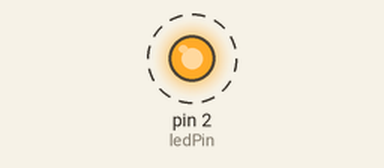
Simulated run of this sketch. Board: Arduino Uno, built with avr-gcc and run on an emulated ATmega328P. Shown: output pins drawn as LEDs (lit = HIGH). Dashed ring = blinking.

Above: at 0.5 s.
Timing chart, 0 to 4.6 s (numbered marks = the images above):
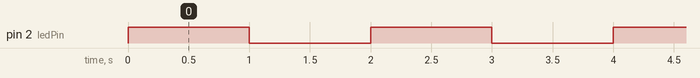

Measured:
- by itself, pin 2 (ledPin): alternates HIGH for 1.0 s and LOW for 1.0 s

The sketch:

2020-03-25_ledBlink01.ino
```cpp
// ledBlink01
/*
Titilar un LED con periodo de 2s:
- 1s encendido
- 1s apagado
*/
bool ledState = LOW;
const int ledPin = 2;
const int interval = 1000;


void setup() {
  // put your setup code here, to run once:
  pinMode(ledPin, OUTPUT);
  //digitalWrite(ledPin, HIGH);
}

void loop() {
  // put your main code here, to run repeatedly:
  ledState = !ledState;
  digitalWrite(ledPin, ledState);
  delay(interval);


}
```
